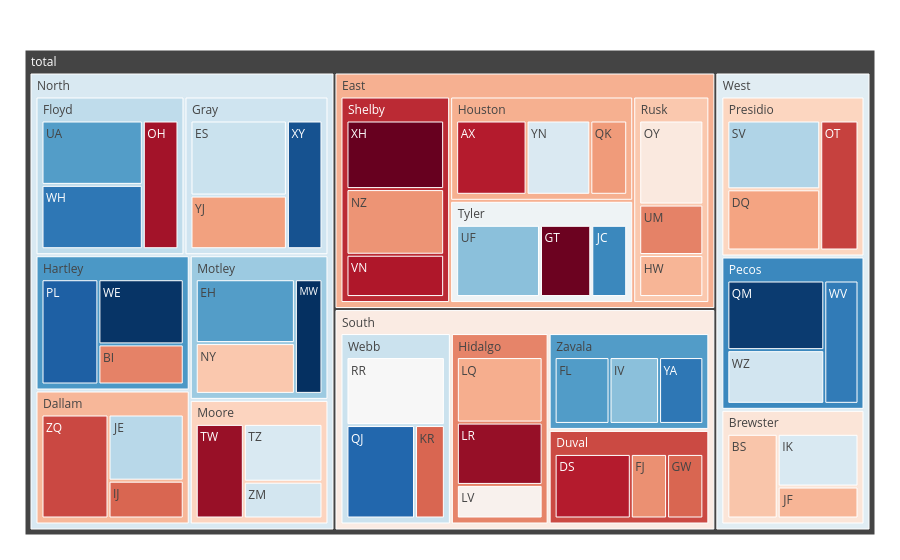

Here is the notebook cell this chart was saved with:
### Code cell
import plotly.graph_objects as go
from plotly.subplots import make_subplots
import pandas as pd

df = pd.read_csv('https://raw.githubusercontent.com/plotly/datasets/master/sales_success.csv')
# print(df.head())

levels = ['salesperson', 'county', 'region'] # levels used for the hierarchical chart
color_columns = ['sales', 'calls']
value_column = 'calls'

def build_hierarchical_dataframe(df, levels, value_column, color_columns=None):
    """
    Build a hierarchy of levels for Sunburst or Treemap charts.

    Levels are given starting from the bottom to the top of the hierarchy,
    ie the last level corresponds to the root.
    """
    df_list = []
    for i, level in enumerate(levels):
        df_tree = pd.DataFrame(columns=['id', 'parent', 'value', 'color'])
        dfg = df.groupby(levels[i:]).sum()
        dfg = dfg.reset_index()
        df_tree['id'] = dfg[level].copy()
        if i < len(levels) - 1:
            df_tree['parent'] = dfg[levels[i+1]].copy()
        else:
            df_tree['parent'] = 'total'
        df_tree['value'] = dfg[value_column]
        df_tree['color'] = dfg[color_columns[0]] / dfg[color_columns[1]]
        df_list.append(df_tree)
    total = pd.Series(dict(id='total', parent='',
                              value=df[value_column].sum(),
                              color=df[color_columns[0]].sum() / df[color_columns[1]].sum()), name=0)
    df_list.append(total)
    df_all_trees = pd.concat(df_list, ignore_index=True)
    return df_all_trees


df_all_trees = build_hierarchical_dataframe(df, levels, value_column, color_columns)
average_score = df['sales'].sum() / df['calls'].sum()

fig = go.Figure(go.Treemap(
    labels=df_all_trees['id'],
    parents=df_all_trees['parent'],
    values=df_all_trees['value'],
    branchvalues='total',
    marker=dict(
        colors=df_all_trees['color'],
        colorscale='RdBu',
        cmid=average_score),
    hovertemplate='<b>%{label} </b> <br> Sales: %{value}<br> Success rate: %{color:.2f}',
    name=''
    ))

print(df_all_trees['id'])
print(df_all_trees['parent'])
print(df_all_trees['value'])
print(df_all_trees['color'])
display(df_all_trees)

fig.update_layout(margin = dict(t=50, l=25, r=25, b=25))
fig.show()

### Figure 1 — Plotly figure (JSON) as saved in the notebook; plotly's stock layout.template omitted (floating-point values rounded to 4 significant figures)
{"data": [{"branchvalues": "total", "hovertemplate": "<b>%{label} </b> <br> Sales: %{value}<br> Success rate: %{color:.2f}", "labels": ["AX", "BI", "BS", "DQ", "DS", "EH", "ES", "FJ", "FL", "GT", "GW", "HW", "IJ", "IK", "IV", "JC", "JE", "JF", "KR", "LQ", "LR", "LV", "MW", "NY", "NZ", "OH", "OT", "OY", "PL", "QJ", "QK", "QM", "RR", "SV", "TW", "TZ", "UA", "UF", "UM", "VN", "WE", "WH", "WV", "WZ", "XH", "XY", "YA", "YJ", "YN", "ZM", "ZQ", "Brewster", "Dallam", "Duval", "Floyd", "Gray", "Hartley", "Hidalgo", "Houston", "Moore", "Motley", "Pecos", "Presidio", "Rusk", "Shelby", "Tyler", "Webb", "Zavala", "East", "North", "South", "West", null, null, null, null], "marker": {"colors": [0.2143, 0.3333, 0.4242, 0.375, 0.2143, 0.7727, 0.6327, 0.35, 0.7742, 0.1333, 0.3, 0.4, 0.3, 0.6061, 0.7143, 0.8095, 0.6571, 0.4, 0.3, 0.3902, 0.1795, 0.5238, 0.9545, 0.4286, 0.3556, 0.1935, 0.2571, 0.5, 0.881, 0.8696, 0.3636, 0.9375, 0.5417, 0.6667, 0.1818, 0.6061, 0.7727, 0.7143, 0.3333, 0.2069, 0.9487, 0.8409, 0.8333, 0.6216, 0.1277, 0.9032, 0.84, 0.3714, 0.6053, 0.619, 0.2653, 0.4884, 0.4038, 0.2683, 0.6471, 0.6261, 0.781, 0.3366, 0.3922, 0.4483, 0.6931, 0.8087, 0.45, 0.4286, 0.2314, 0.56, 0.6316, 0.7738, 0.3931, 0.6054, 0.5066, 0.5888, null, null, null, null], "colorscale": [[0, "rgb(103,0,31)"], [0.1, "rgb(178,24,43)"], [0.2, "rgb(214,96,77)"], [0.3, "rgb(244,165,130)"], [0.4, "rgb(253,219,199)"], [0.5, "rgb(247,247,247)"], [0.6, "rgb(209,229,240)"], [0.7, "rgb(146,197,222)"], [0.8, "rgb(67,147,195)"], [0.9, "rgb(33,102,172)"], [1, "rgb(5,48,97)"]]}, "name": "", "parents": ["Houston", "Hartley", "Brewster", "Presidio", "Duval", "Motley", "Gray", "Duval", "Zavala", "Tyler", "Duval", "Rusk", "Dallam", "Brewster", "Zavala", "Tyler", "Dallam", "Brewster", "Webb", "Hidalgo", "Hidalgo", "Hidalgo", "Motley", "Motley", "Shelby", "Floyd", "Presidio", "Rusk", "Hartley", "Webb", "Houston", "Pecos", "Webb", "Presidio", "Moore", "Moore", "Floyd", "Tyler", "Rusk", "Shelby", "Hartley", "Floyd", "Pecos", "Pecos", "Shelby", "Gray", "Zavala", "Gray", "Houston", "Moore", "Dallam", "West", "North", "South", "North", "North", "North", "South", "East", "North", "North", "West", "West", "East", "East", "East", "South", "South", "total", "total", "total", "total", null, null, null, null], "type": "treemap", "values": [42, 24, 33, 40, 42, 44, 49, 20, 31, 30, 20, 20, 20, 33, 28, 21, 35, 20, 20, 41, 39, 21, 22, 35, 45, 31, 35, 40, 42, 46, 22, 48, 48, 45, 33, 33, 44, 49, 24, 29, 39, 44, 30, 37, 47, 31, 25, 35, 38, 21, 49, 86, 104, 82, 119, 115, 105, 101, 102, 87, 101, 115, 120, 84, 121, 100, 114, 84, 407, 631, 381, 321, null, null, null, null]}], "layout": {"margin": {"b": 25, "l": 25, "r": 25, "t": 50}}}
